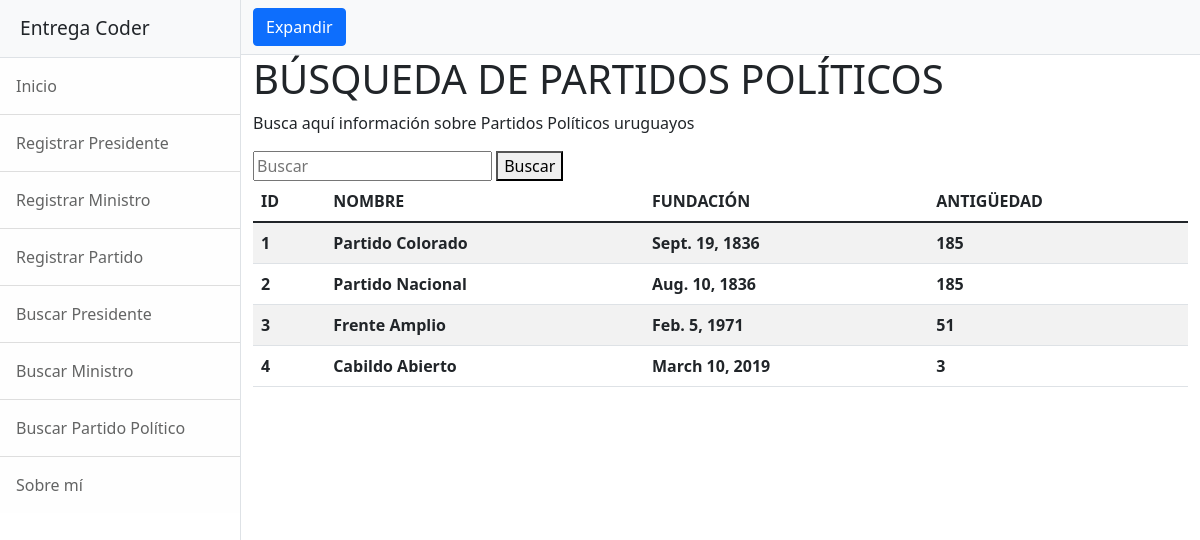
The app's page /data/sea_par/, older data.
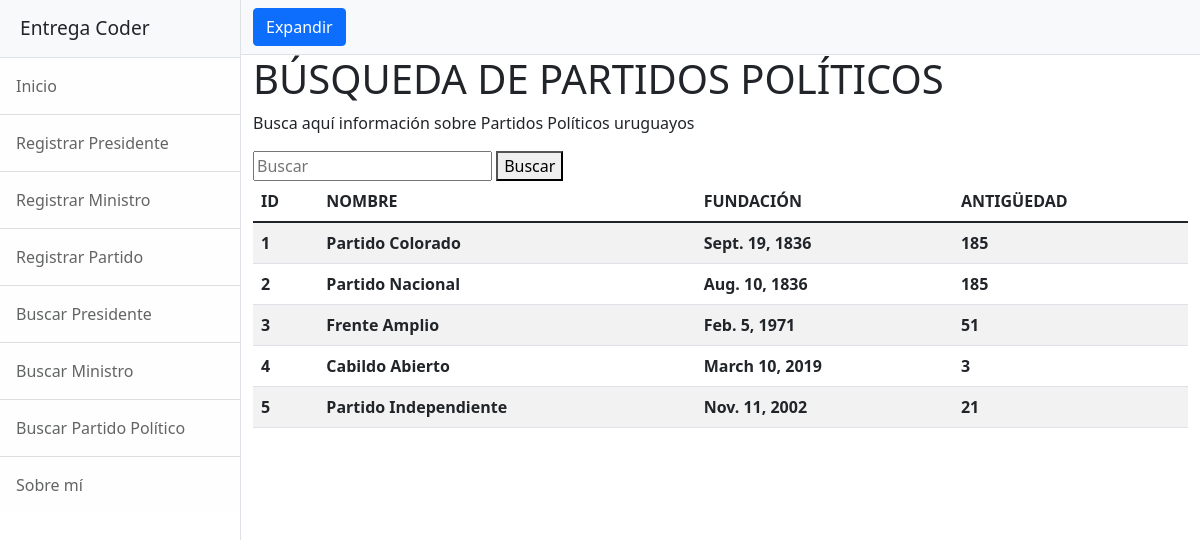
The same page, newer data.
### app_data/models.py (models this page shows)
class Partido(models.Model):
    nombre = models.CharField(max_length=60)
    fundacion = models.DateField()
    antiguedad = models.IntegerField()

### app_data/views.py (the view)
# urls.py: path('sea_par/', Form_Partido_View.search_partido, name='buscarpartido'),
    def search_partido(request):
        busqueda = request.GET.get('Buscar')
        registros = Partido.objects.all()
        if busqueda:
            registros = Partido.objects.filter(
                Q(nombre__icontains = busqueda) |
                Q(fundacion__icontains = busqueda) |
                Q(antiguedad__icontains = busqueda)).distinct()
        return render(request, 'app_data/reg_partidos.html',{'registros':registros})

### app_data/templates/app_data/reg_partidos.html
{% extends 'app_data/base.html' %}
{% block content %}
    <h1> BÚSQUEDA DE PARTIDOS POLÍTICOS </h1>
    <p> Busca aquí información sobre Partidos Políticos uruguayos </p>
    <form method='GET'>
        <input type='text' placeholder='Buscar' name='Buscar' value='{{request.GET.busqueda}}'>
        <button type='submit'> Buscar </button>
    </form>
    <table class='table table-striped'>
        <thead>
            <tr>
                <th>ID</th>
                <th>NOMBRE</th>
                <th>FUNDACIÓN</th>
                <th>ANTIGÜEDAD</th>
            </tr>
        </thead>
        <tbody>
            {% for i in registros %}
                <tr>
                    <th> {{i.id}}</th>
                    <th> {{i.nombre}}</th>
                    <th> {{i.fundacion}}</th>
                    <th> {{i.antiguedad}}</th>
                </tr>
            {% endfor %}
        </tbody>
    </table>
{% endblock %}

### app_data/templates/app_data/base.html (shortened to what this page needs)
<!DOCTYPE html>
<html lang="es">
    <head>
        {% load static %}
        <link href="{% static "app_views/css/styles.css" %}" rel="stylesheet" />
    </head>
    <body>
        <div class="d-flex" id="wrapper">
            <div class="border-end bg-white" id="sidebar-wrapper">
                <div class="sidebar-heading border-bottom bg-light">Entrega Coder</div>
                <div class="list-group list-group-flush">
                    <a class="list-group-item list-group-item-action list-group-item-light p-3" href='{% url 'inicio' %}'>Inicio</a>
                    <a class="list-group-item list-group-item-action list-group-item-light p-3" href='{% url 'presidente' %}'>Registrar Presidente</a>
                    <a class="list-group-item list-group-item-action list-group-item-light p-3" href='{% url 'ministro' %}'>Registrar Ministro</a>
                    <a class="list-group-item list-group-item-action list-group-item-light p-3" href='{% url 'partido' %}'>Registrar Partido</a>
                    <a class="list-group-item list-group-item-action list-group-item-light p-3" href='{% url 'buscarpresidente' %}'>Buscar Presidente</a>
                    <a class="list-group-item list-group-item-action list-group-item-light p-3" href='{% url 'buscarministro' %}'>Buscar Ministro</a>
                    <a class="list-group-item list-group-item-action list-group-item-light p-3" href='{% url 'buscarpartido' %}'>Buscar Partido Político</a>
                    <a class="list-group-item list-group-item-action list-group-item-light p-3" href='{% url 'sobremi' %}'>Sobre mí</a>
                </div>
            </div>
            <div id="page-content-wrapper">
                <nav class="navbar navbar-expand-lg navbar-light bg-light border-bottom">
                    <div class="container-fluid">
                        <button class="btn btn-primary" id="sidebarToggle"> Expandir </button>
                    </div>
                </nav>
                <div class="container-fluid">
                    {% block content %} {% endblock %}
                </div>
            </div>
        </div>
    </body>
</html>

Row changes from the older to the newer data that the page shows:
added Partido: id "5", nombre "Partido Independiente", fundacion "Nov. 11, 2002", antiguedad "21"
